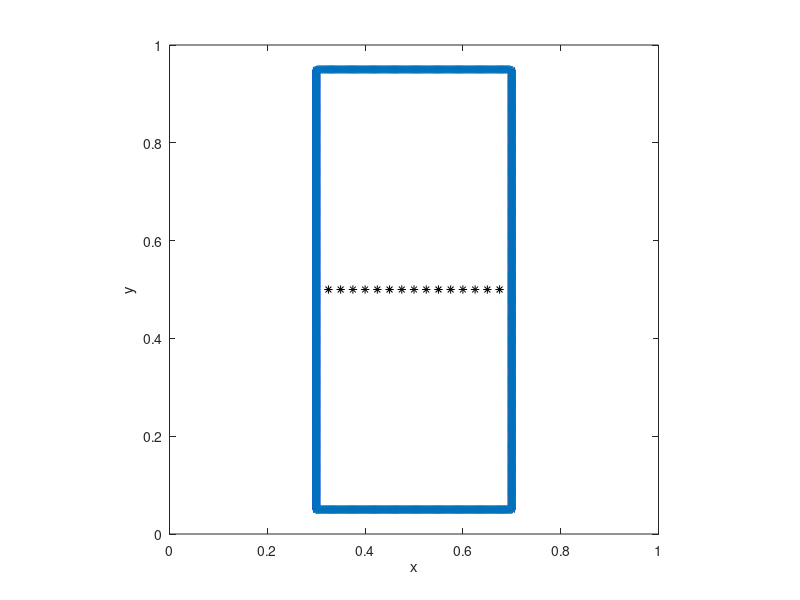

Here is the MATLAB script that generated this plot:
%-------------------------------------------------------------------------------------------------------------------%
%
% IB2d is an Immersed Boundary Code (IB) for solving fully coupled non-linear 
% 	fluid-structure interaction models. This version of the code is based off of
%	Peskin's Immersed Boundary Method Paper in Acta Numerica, 2002.
%
% Author: Nicholas A. Battista
% Email:  nick.battista@unc.edu
% Date Created: September 9th, 2016
% Institution: UNC-CH
%
% This code is capable of creating Lagrangian Structures using:
% 	1. Springs
% 	2. Beams (*torsional springs)
% 	3. Target Points
%	4. Muscle-Model (combined Force-Length-Velocity model, "HIll+(Length-Tension)")
%
% One is able to update those Lagrangian Structure parameters, e.g., spring constants, resting %%	lengths, etc
% 
% There are a number of built in Examples, mostly used for teaching purposes. 
% 
% If you would like us %to add a specific muscle model, please let Nick (nick.battista@unc.edu) know.
%
%--------------------------------------------------------------------------------------------------------------------%

%%%%%%%%%%%%%%%%%%%%%%%%%%%%%%%%%%%%%%%%%%%%%%%%%%%%%%%%%%%%%%%%%%%%%%%%%%%%%%%%%%%%%%
%
% FUNCTION: creates the geometry and prints associated input files
%
%%%%%%%%%%%%%%%%%%%%%%%%%%%%%%%%%%%%%%%%%%%%%%%%%%%%%%%%%%%%%%%%%%%%%%%%%%%%%%%%%%%%%%

function Make_Tub_Geometry_and_Initial_Concentration()

%
% Grid Parameters (MAKE SURE MATCHES IN input2d !!!)
%
Nx =  128;       % # of Eulerian Grid Pts. in x-Direction (MUST BE EVEN!!!)
Lx = 1.0;        % Length of Eulerian Grid in x-Direction
dx = Lx/Nx;      % Grid spatial resolution

%
% Immersed Structure Geometric / Dynamic Parameters %
%
ds = 0.25*dx;              % Lagrangian Pt. Spacing (2x resolution of Eulerian grid)
struct_name = 'boussinesq'; % Name for .vertex, .spring, etc files. (must match what's in 'input2d')


% Call function to construct geometry
[xLag,yLag,xSpider,ySpider,Concentration] = give_Me_Immsersed_Boundary_Geometry_and_Concentration(ds,Nx,Lx,dx);



% Plot Geometry to test
plot(xLag,yLag,'r-'); hold on;
plot(xLag,yLag,'*'); hold on;
xlabel('x'); ylabel('y');
axis square;



% Prints .vertex file!
print_Lagrangian_Vertices([xLag xSpider],[yLag ySpider],struct_name);


% Prints .spring file!
%k_Spring = 2.5e4;                    % Spring stiffness (does not need to be equal for all springs)
%ds_Rest = 0.0;                       % Spring resting length (does not need to be equal for all springs)
%print_Lagrangian_Springs(xLag,yLag,k_Spring,ds_Rest,struct_name);


% Prints .beam file!
% k_Beam = 0.5;                      % Beam Stiffness (does not need to be equal for all beams)
% C = compute_Curvatures(xLag,yLag)  % Computes curvature of initial configuration
%print_Lagrangian_Beams(xLag,yLag,k_Beam,C,struct_name);

% Prints .mass file!
k_Mass = 1e5; Mass = 2e-4;
print_Lagrangian_Mass_Pts([xLag xSpider],k_Mass,Mass,struct_name,length(xLag))


% Prints .target file!
k_Target = 1e7;
print_Lagrangian_Target_Pts(xLag,k_Target,struct_name);

% Prints .concentration file!
kDiffusion = 1e-6;
print_Concentration_Info(Nx,Nx,Concentration,kDiffusion,struct_name);


%%%%%%%%%%%%%%%%%%%%%%%%%%%%%%%%%%%%%%%%%%%%%%%%%%%%%%%%%%%%%%%%%%%%%%%%
%
% FUNCTION: prints VERTEX points to a file called 'struct_name'.vertex
%
%%%%%%%%%%%%%%%%%%%%%%%%%%%%%%%%%%%%%%%%%%%%%%%%%%%%%%%%%%%%%%%%%%%%%%%%

function print_Lagrangian_Vertices(xLag,yLag,struct_name)

    N = length(xLag); % Total # of Lag. Pts

    vertex_fid = fopen([struct_name '.vertex'], 'w');

    fprintf(vertex_fid, '%d\n', N );

    %Loops over all Lagrangian Pts.
    for s = 1:N
        X_v = xLag(s);
        Y_v = yLag(s);
        fprintf(vertex_fid, '%1.16e %1.16e\n', X_v, Y_v);
    end

    fclose(vertex_fid);

%%%%%%%%%%%%%%%%%%%%%%%%%%%%%%%%%%%%%%%%%%%%%%%%%%%%%%%%%%%%%%%%%%%%%%%%
%
% FUNCTION: prints MASS points to a file called struct_name.mass
%
%%%%%%%%%%%%%%%%%%%%%%%%%%%%%%%%%%%%%%%%%%%%%%%%%%%%%%%%%%%%%%%%%%%%%%%%  
    
function print_Lagrangian_Mass_Pts(xLag,kMass,Mass,struct_name,Nbefore)

    %LOOP OVER LAG PTS FOR MASS PTS IN LAGRANGIAN INDEXING

    N = length(xLag)-Nbefore;

    mass_fid = fopen([struct_name '.mass'], 'w');

    fprintf(mass_fid, '%d\n', N );

    %Loops over all Lagrangian Pts.
    for s = Nbefore+1:length(xLag)
        fprintf(mass_fid, '%d %1.16e %1.16e\n', s, kMass,Mass);
    end

    fclose(mass_fid); 
   
    
%%%%%%%%%%%%%%%%%%%%%%%%%%%%%%%%%%%%%%%%%%%%%%%%%%%%%%%%%%%%%%%%%%%%%%%%
%
% FUNCTION: prints SPRING points to a file called 'struct_name'.spring
%
%%%%%%%%%%%%%%%%%%%%%%%%%%%%%%%%%%%%%%%%%%%%%%%%%%%%%%%%%%%%%%%%%%%%%%%%

function print_Lagrangian_Springs(xLag,yLag,k_Spring,ds_Rest,struct_name)

    N = length(xLag);

    spring_fid = fopen([struct_name '.spring'], 'w');

    fprintf(spring_fid, '%d\n', N );    % Print # of springs 

    %SPRINGS BETWEEN VERTICES
    for s = 1:N
            if s < N         
                fprintf(spring_fid, '%d %d %1.16e %1.16e\n', s, s+1, k_Spring, ds_Rest);  
            else
                %Case s=N
                fprintf(spring_fid, '%d %d %1.16e %1.16e\n', s, 1,   k_Spring, ds_Rest);  
            end
    end
    fclose(spring_fid);     
    
    
    
%%%%%%%%%%%%%%%%%%%%%%%%%%%%%%%%%%%%%%%%%%%%%%%%%%%%%%%%%%%%%%%%%%%%%%%%
%
% FUNCTION: prints TARGET points to a file called 'struct_name'.vertex
%
%%%%%%%%%%%%%%%%%%%%%%%%%%%%%%%%%%%%%%%%%%%%%%%%%%%%%%%%%%%%%%%%%%%%%%%%

function print_Lagrangian_Target_Pts(xLag,k_Target,struct_name)

    N = length(xLag);

    target_fid = fopen([struct_name '.target'], 'w');

    fprintf(target_fid, '%d\n', N );

    %Loops over all Lagrangian Pts.
    for s = 1:N
        fprintf(target_fid, '%d %1.16e\n', s, k_Target);
    end

    fclose(target_fid); 
    
    
%%%%%%%%%%%%%%%%%%%%%%%%%%%%%%%%%%%%%%%%%%%%%%%%%%%%%%%%%%%%%%%%%%%%%%%%%%%%%%%%%%%%%
%
% FUNCTION: prints BEAM (Torsional Spring) points to a file called 'struct_name'.beam
%
%%%%%%%%%%%%%%%%%%%%%%%%%%%%%%%%%%%%%%%%%%%%%%%%%%%%%%%%%%%%%%%%%%%%%%%%%%%%%%%%%%%%%

function print_Lagrangian_Beams(xLag,yLag,k_Beam,C,struct_name)

    % k_Beam: beam stiffness
    % C: beam curvature
    
    N = length(xLag); % NOTE: Total number of beams = Number of Total Lag Pts. - 2

    beam_fid = fopen([struct_name '.beam'], 'w');

    fprintf(beam_fid, '%d\n', N );

    %spring_force = kappa_spring*ds/(ds^2);

    %BEAMS BETWEEN VERTICES
    for s = 2:N-1
            if  s <= N-1         
                fprintf(beam_fid, '%d %d %d %1.16e %1.16e\n',s-1, s, s+1, k_Beam, C(s) );  
            else
                %Case s=N
                fprintf(beam_fid, '%d %d %d %1.16e %1.16e\n',s-1, s, 1,   k_Beam, C(s) );  
            end
    end
    fclose(beam_fid); 
   
    
%%%%%%%%%%%%%%%%%%%%%%%%%%%%%%%%%%%%%%%%%%%%%%%%%%%%%%%%%%%%%%%%%%%%%%%%
%
% FUNCTION: prints CONCENTRATION INFO to file called
%           'struct_name'.concentration
%
%%%%%%%%%%%%%%%%%%%%%%%%%%%%%%%%%%%%%%%%%%%%%%%%%%%%%%%%%%%%%%%%%%%%%%%%
    
function print_Concentration_Info(Nx,Ny,C,kDiffusion,struct_name)

    con_fid = fopen([struct_name '.concentration'], 'w');

    fprintf(con_fid, '%d\n', kDiffusion );

    for i=1:Ny
        for j=1:Nx
            fprintf(con_fid, '%1.16e ', C(i,j) );
        end
        fprintf(con_fid,'\n');
    end    
    
    
%%%%%%%%%%%%%%%%%%%%%%%%%%%%%%%%%%%%%%%%%%%%%%%%%%%%%%%%%%%%%%%%%%%%%%%%
%
% FUNCTION: computes "curvature" of starting configuration
% 
% NOTE: not curvature in the traditional geometric sense, in the 'discrete'
% sense through cross product.
%
% NOTE: assumes a CLOSED structure
%
%%%%%%%%%%%%%%%%%%%%%%%%%%%%%%%%%%%%%%%%%%%%%%%%%%%%%%%%%%%%%%%%%%%%%%%%

function C = compute_Curvatures(xLag,yLag)

N = length(xLag);
C = zeros( N );

%Note: needs to be done same order as you print .beam file!
for i=1:N
   
   % Pts Xp -> Xq -> Xr (same as beam force calc.)
   
   if ( (i > 1) && (i < N) )
   
        Xp = xLag(i-1); Xq = xLag(i); Xr = xLag(i+1);
        Yp = yLag(i-1); Yq = yLag(i); Yr = yLag(i+1);
   
   elseif (i==1)
       
        Xp = xLag(N); Xq = xLag(i); Xr = xLag(i+1);
        Yp = yLag(N); Yq = yLag(i); Yr = yLag(i+1);
       
   elseif (i==N)
       
        Xp = xLag(N-1); Xq = xLag(N); Xr = xLag(1);
        Yp = yLag(N-1); Yq = yLag(N); Yr = yLag(1);
       
   end
       
   C(i) = (Xr-Xq)*(Yq-Yp) - (Yr-Yq)*(Xq-Xp); %Cross product btwn vectors
      
end
 





%%%%%%%%%%%%%%%%%%%%%%%%%%%%%%%%%%%%%%%%%%%%%%%%%%%%%%%%%%%%%%%%%%%
%
% FUNCTION: gives initial concentration gradient inside channel
%
%%%%%%%%%%%%%%%%%%%%%%%%%%%%%%%%%%%%%%%%%%%%%%%%%%%%%%%%%%%%%%%%%%%

function C = give_Me_Initial_Concentration(Lx,Nx,dx,buffx,buffy)

%WHERE OUTER TUBE LIES
%xMin = 0.15; xMax = 0.45;
%yMin = 0.85; yMax = 1.15;

xMin = buffx; xMax = Lx-buffx;
yMin = buffy; yMax = Lx-buffy;

% xMin = 0; xMax = Lx;
% yMin = 0; yMax = Lx;

xMid = (xMin+xMax)/2;
yMid = (yMin+yMax)/2;

xDiff = (xMax-xMin)/2;
yDiff = (yMax-yMin)/2;

x = 0:dx:Lx;
y = 0:dx:Lx;
inds = give_Me_Indices_To_Apply_Force(x,y,xMin,xMax,yMin,yMax);

%inds(1:length(inds(:,1))/2,:)
%inds(length(inds(:,1))/2+1:end,:)

C = ones(Nx,Nx);
for i=1:length( inds(:,1) )
    xInd = inds(i,1);
    yInd = inds(i,2);
    xPt = x(xInd);
    yPt = y(yInd);
    %C(xInd,yInd ) = (-0.5/yDiff^2)*( (yPt-yMid) - yDiff )*( (yPt-yMid) + yDiff ) +  (-0.5/xDiff^2)*( (xPt-xMid) - xDiff )*( (xPt-xMid) + xDiff ); %1.0;
    %C(yInd,xInd ) = (-1.0/xDiff^2)*( (xPt-xMid) - xDiff )*( (xPt-xMid) + xDiff ); %1.0;
    
    C(yInd,xInd) = 0.5*(tanh(80.0*(yPt-0.5*Lx-0.001*cos(2*pi*xPt)))+1);
    
%     if yPt >= Lx/2+1*dx
%         C(yInd,xInd) = 1;
%     elseif yPt <= Lx/2-1*dx;
%         C(yInd,xInd) = 0;
%     else
%         C(yInd,xInd) = 0.5;
%     end

end



%%%%%%%%%%%%%%%%%%%%%%%%%%%%%%%%%%%%%%%%%%%%%%%%%%%%%%%%%%%%%%%%%%%%%%
%
% FUNCTION: computes indices for placing initial concentration 
%
%%%%%%%%%%%%%%%%%%%%%%%%%%%%%%%%%%%%%%%%%%%%%%%%%%%%%%%%%%%%%%%%%%%%%%%

function inds = give_Me_Indices_To_Apply_Force(x,y,xMin,xMax,yMin,yMax)

j=1; noMinYet = 1;
while noMinYet
    
    if ( x(j) >= xMin )
        iX_min = j;
        noMinYet = 0;
    end
    j=j+1;
end

j=length(x); noMaxYet = 1;
while noMaxYet
    
    if ( x(j) <= xMax )
        iX_max = j;
        noMaxYet = 0;
    end
    j=j-1;
end

j=1; noMinYet = 1;
while noMinYet
    
    if ( y(j) >= yMin )
        iY_min = j;
        noMinYet = 0;
    end
    j=j+1;
end

j=length(y); noMaxYet = 1;
while noMaxYet
    
    if ( y(j) <= yMax )
        iY_max = j;
        noMaxYet = 0;
    end
    j=j-1;
end

iX_Vec = iX_min:1:iX_max;
iY_Vec = iY_min:1:iY_max;

n = 1;
for i=1:length(iX_Vec)
    for j=1:length(iY_Vec)
        inds(n,1) = iX_Vec(i);
        inds(n,2) = iY_Vec(j);
        n = n+1; 
    end
end





    
%%%%%%%%%%%%%%%%%%%%%%%%%%%%%%%%%%%%%%%%%%%%%%%%%%%%%%%%%%%%%%%%%%%%%%%%%
%
% FUNCTION: creates the Lagrangian structure geometry
%
%%%%%%%%%%%%%%%%%%%%%%%%%%%%%%%%%%%%%%%%%%%%%%%%%%%%%%%%%%%%%%%%%%%%%%%%%
 
function [xLag,yLag,xSpider,ySpider,C] = give_Me_Immsersed_Boundary_Geometry_and_Concentration(ds,Nx,Lx,dx)
 
% ds: Lagrangian pt. spacing
% Nx: Eulerian grid resolution

Buffx = 0.3*Lx;
Buffy = 0.05*Lx;

fprintf('\nThis is the buffer on x and y, respectively: %d and %d\n',Buffx,Buffy);

ySide = Buffy:ds:Lx-Buffy;
xLeft = Buffx*ones(1,length(ySide));
xRight= (Lx-Buffx)*ones(1,length(ySide));

xBottom = Buffx+ds:ds:Lx-Buffx-ds;
yBottom = Buffy*ones(1,length(xBottom));
yTop = (Lx-Buffy)*ones(1,length(xBottom));

xLag = [xLeft xBottom xRight xBottom];
yLag = [ySide yBottom ySide yTop];

plot(xLeft,ySide,'b*'); hold on;
plot(xBottom,yBottom,'g*'); hold on;
plot(xRight,ySide,'r*'); hold on;
axis([0 Lx 0 Lx]); 
 
%xSpider = [0.25 0.3 0.35 0.4 0.45 0.48 0.55 0.6 0.65 0.7 0.75];
xSpider = 0.325:0.025:0.675;
ySpider = 0.5*ones(1,length(xSpider));

plot(xSpider,ySpider,'k*'); hold on;

C = give_Me_Initial_Concentration(Lx,Nx,dx,Buffx,Buffy);





